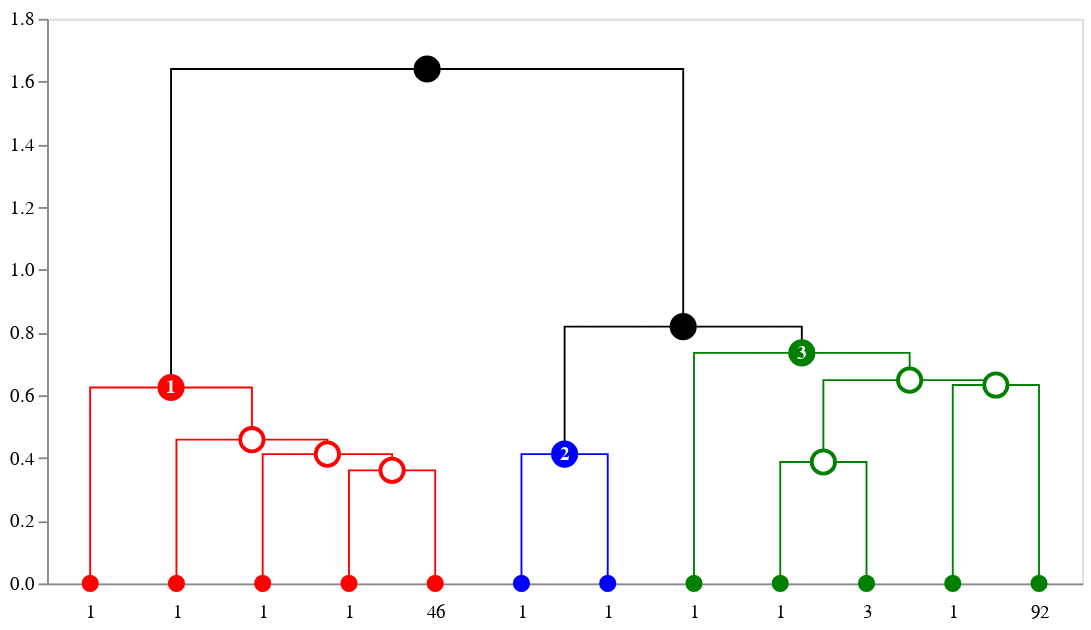

The notebook cell saved with this chart:
### Code cell
#create a dendrogram object
dendrogram = idd.create_dendrogram(link_color_func=cluster_painter)
to_altair(dendrogram=dendrogram, height=200, width=629)

### Figure 1 — Vega-Lite specification as saved in the notebook (floating-point values rounded to 4 significant figures)
{"layer": [{"data": {"name": "data-34fa3285cbefc09868605f8d0937d804"}, "mark": "line", "encoding": {"color": {"field": "fillcolor", "legend": null, "scale": null, "type": "nominal"}, "detail": {"field": "index", "type": "quantitative"}, "order": {"field": "_order_helper", "type": "quantitative"}, "strokeDash": {"field": "strokedash", "legend": null, "scale": null, "type": "nominal"}, "strokeOpacity": {"field": "strokeopacity", "legend": null, "scale": null, "type": "quantitative"}, "strokeWidth": {"field": "strokewidth", "legend": null, "scale": null, "type": "quantitative"}, "x": {"axis": {"grid": false, "labelAngle": 0, "labelExpr": "datum.value == 5.0 ? '1' : datum.value == 15.0 ? '1' : datum.value == 25.0 ? '1' : datum.value == 35.0 ? '1' : datum.value == 45.0 ? '46' : datum.value == 55.0 ? '1' : datum.value == 65.0 ? '1' : datum.value == 75.0 ? '1' : datum.value == 85.0 ? '1' : datum.value == 95.0 ? '3' : datum.value == 105.0 ? '1' : datum.value == 115.0 ? '92' : ''", "labelPadding": 10, "orient": "bottom", "ticks": false, "values": [5.0, 15.0, 25.0, 35.0, 45.0, 55.0, 65.0, 75.0, 85.0, 95.0, 105.0, 115.0]}, "field": "x", "title": null, "type": "quantitative"}, "y": {"axis": {"grid": false}, "field": "y", "scale": {"reverse": false, "type": "linear"}, "title": null, "type": "quantitative"}}}, {"layer": [{"layer": [{"mark": "point", "encoding": {"fill": {"field": "fillcolor", "scale": null, "type": "nominal"}, "opacity": {"field": "opacity", "scale": null, "type": "quantitative"}, "size": {"field": "size", "scale": null, "type": "quantitative"}, "stroke": {"field": "edgecolor", "scale": null, "type": "nominal"}, "tooltip": {"field": "hovertext", "type": "nominal"}, "x": {"axis": {"grid": false, "labelAngle": 0, "labelExpr": "datum.value == 5.0 ? '1' : datum.value == 15.0 ? '1' : datum.value == 25.0 ? '1' : datum.value == 35.0 ? '1' : datum.value == 45.0 ? '46' : datum.value == 55.0 ? '1' : datum.value == 65.0 ? '1' : datum.value == 75.0 ? '1' : datum.value == 85.0 ? '1' : datum.value == 95.0 ? '3' : datum.value == 105.0 ? '1' : datum.value == 115.0 ? '92' : ''", "labelPadding": 10, "orient": "bottom", "ticks": false, "values": [5.0, 15.0, 25.0, 35.0, 45.0, 55.0, 65.0, 75.0, 85.0, 95.0, 105.0, 115.0]}, "field": "x", "title": null, "type": "quantitative"}, "y": {"axis": {"grid": false}, "field": "y", "scale": {"reverse": false, "type": "linear"}, "title": null, "type": "quantitative"}}}, {"mark": {"type": "text", "fontWeight": "bold"}, "encoding": {"color": {"field": "labelcolor", "scale": null, "type": "nominal"}, "size": {"field": "labelsize", "scale": null, "type": "quantitative"}, "text": {"field": "label", "type": "nominal"}, "tooltip": {"field": "hovertext", "type": "nominal"}, "x": {"axis": {"grid": false, "labelAngle": 0, "labelExpr": "datum.value == 5.0 ? '1' : datum.value == 15.0 ? '1' : datum.value == 25.0 ? '1' : datum.value == 35.0 ? '1' : datum.value == 45.0 ? '46' : datum.value == 55.0 ? '1' : datum.value == 65.0 ? '1' : datum.value == 75.0 ? '1' : datum.value == 85.0 ? '1' : datum.value == 95.0 ? '3' : datum.value == 105.0 ? '1' : datum.value == 115.0 ? '92' : ''", "labelPadding": 10, "orient": "bottom", "ticks": false, "values": [5.0, 15.0, 25.0, 35.0, 45.0, 55.0, 65.0, 75.0, 85.0, 95.0, 105.0, 115.0]}, "field": "x", "title": null, "type": "quantitative"}, "y": {"axis": {"grid": false}, "field": "y", "scale": {"reverse": false, "type": "linear"}, "title": null, "type": "quantitative"}}}]}], "data": {"name": "data-546fe86ded4d986845be13162ab33dc9"}}], "height": 300, "width": 550, "$schema": "https://vega.github.io/schema/vega-lite/v4.17.0.json", "datasets": {"data-34fa3285cbefc09868605f8d0937d804": [{"index": 0, "x": 35.0, "y": 0.0, "fillcolor": "red", "id": 269, "children_id": [15, 263], "cluster_id": null, "strokewidth": 1.0, "strokedash": [1, 0], "strokeopacity": 1.0, "_order_helper": 0}, {"index": 0, "x": 35.0, "y": 0.3606, "fillcolor": "red", "id": 269, "children_id": [15, 263], "cluster_id": null, "strokewidth": 1.0, "strokedash": [1, 0], "strokeopacity": 1.0, "_order_helper": 1}, {"index": 0, "x": 45.0, "y": 0.3606, "fillcolor": "red", "id": 269, "children_id": [15, 263], "cluster_id": null, "strokewidth": 1.0, "strokedash": [1, 0], "strokeopacity": 1.0, "_order_helper": 2}, {"index": 0, "x": 45.0, "y": 0.0, "fillcolor": "red", "id": 269, "children_id": [15, 263], "cluster_id": null, "strokewidth": 1.0, "strokedash": [1, 0], "strokeopacity": 1.0, "_order_helper": 3}, {"index": 1, "x": 25.0, "y": 0.0, "fillcolor": "red", "id": 278, "children_id": [14, 269], "cluster_id": null, "strokewidth": 1.0, "strokedash": [1, 0], "strokeopacity": 1.0, "_order_helper": 0}, {"index": 1, "x": 25.0, "y": 0.4123, "fillcolor": "red", "id": 278, "children_id": [14, 269], "cluster_id": null, "strokewidth": 1.0, "strokedash": [1, 0], "strokeopacity": 1.0, "_order_helper": 1}, {"index": 1, "x": 40.0, "y": 0.4123, "fillcolor": "red", "id": 278, "children_id": [14, 269], "cluster_id": null, "strokewidth": 1.0, "strokedash": [1, 0], "strokeopacity": 1.0, "_order_helper": 2}, {"index": 1, "x": 40.0, "y": 0.3606, "fillcolor": "red", "id": 278, "children_id": [14, 269], "cluster_id": null, "strokewidth": 1.0, "strokedash": [1, 0], "strokeopacity": 1.0, "_order_helper": 3}, {"index": 2, "x": 15.0, "y": 0.0, "fillcolor": "red", "id": 285, "children_id": [22, 278], "cluster_id": null, "strokewidth": 1.0, "strokedash": [1, 0], "strokeopacity": 1.0, "_order_helper": 0}, {"index": 2, "x": 15.0, "y": 0.4583, "fillcolor": "red", "id": 285, "children_id": [22, 278], "cluster_id": null, "strokewidth": 1.0, "strokedash": [1, 0], "strokeopacity": 1.0, "_order_helper": 1}, {"index": 2, "x": 32.5, "y": 0.4583, "fillcolor": "red", "id": 285, "children_id": [22, 278], "cluster_id": null, "strokewidth": 1.0, "strokedash": [1, 0], "strokeopacity": 1.0, "_order_helper": 2}, {"index": 2, "x": 32.5, "y": 0.4123, "fillcolor": "red", "id": 285, "children_id": [22, 278], "cluster_id": null, "strokewidth": 1.0, "strokedash": [1, 0], "strokeopacity": 1.0, "_order_helper": 3}, {"index": 3, "x": 5.0, "y": 0.0, "fillcolor": "red", "id": 293, "children_id": [41, 285], "cluster_id": 1.0, "strokewidth": 1.0, "strokedash": [1, 0], "strokeopacity": 1.0, "_order_helper": 0}, {"index": 3, "x": 5.0, "y": 0.6245, "fillcolor": "red", "id": 293, "children_id": [41, 285], "cluster_id": 1.0, "strokewidth": 1.0, "strokedash": [1, 0], "strokeopacity": 1.0, "_order_helper": 1}, {"index": 3, "x": 23.75, "y": 0.6245, "fillcolor": "red", "id": 293, "children_id": [41, 285], "cluster_id": 1.0, "strokewidth": 1.0, "strokedash": [1, 0], "strokeopacity": 1.0, "_order_helper": 2}, {"index": 3, "x": 23.75, "y": 0.4583, "fillcolor": "red", "id": 293, "children_id": [41, 285], "cluster_id": 1.0, "strokewidth": 1.0, "strokedash": [1, 0], "strokeopacity": 1.0, "_order_helper": 3}, {"index": 4, "x": 55.0, "y": 0.0, "fillcolor": "blue", "id": 279, "children_id": [117, 131], "cluster_id": 2.0, "strokewidth": 1.0, "strokedash": [1, 0], "strokeopacity": 1.0, "_order_helper": 0}, {"index": 4, "x": 55.0, "y": 0.4123, "fillcolor": "blue", "id": 279, "children_id": [117, 131], "cluster_id": 2.0, "strokewidth": 1.0, "strokedash": [1, 0], "strokeopacity": 1.0, "_order_helper": 1}, {"index": 4, "x": 65.0, "y": 0.4123, "fillcolor": "blue", "id": 279, "children_id": [117, 131], "cluster_id": 2.0, "strokewidth": 1.0, "strokedash": [1, 0], "strokeopacity": 1.0, "_order_helper": 2}, {"index": 4, "x": 65.0, "y": 0.0, "fillcolor": "blue", "id": 279, "children_id": [117, 131], "cluster_id": 2.0, "strokewidth": 1.0, "strokedash": [1, 0], "strokeopacity": 1.0, "_order_helper": 3}, {"index": 5, "x": 85.0, "y": 0.0, "fillcolor": "green", "id": 273, "children_id": [98, 265], "cluster_id": null, "strokewidth": 1.0, "strokedash": [1, 0], "strokeopacity": 1.0, "_order_helper": 0}, {"index": 5, "x": 85.0, "y": 0.3873, "fillcolor": "green", "id": 273, "children_id": [98, 265], "cluster_id": null, "strokewidth": 1.0, "strokedash": [1, 0], "strokeopacity": 1.0, "_order_helper": 1}, {"index": 5, "x": 95.0, "y": 0.3873, "fillcolor": "green", "id": 273, "children_id": [98, 265], "cluster_id": null, "strokewidth": 1.0, "strokedash": [1, 0], "strokeopacity": 1.0, "_order_helper": 2}, {"index": 5, "x": 95.0, "y": 0.0, "fillcolor": "green", "id": 273, "children_id": [98, 265], "cluster_id": null, "strokewidth": 1.0, "strokedash": [1, 0], "strokeopacity": 1.0, "_order_helper": 3}, {"index": 6, "x": 105.0, "y": 0.0, "fillcolor": "green", "id": 294, "children_id": [109, 292], "cluster_id": null, "strokewidth": 1.0, "strokedash": [1, 0], "strokeopacity": 1.0, "_order_helper": 0}, {"index": 6, "x": 105.0, "y": 0.6325, "fillcolor": "green", "id": 294, "children_id": [109, 292], "cluster_id": null, "strokewidth": 1.0, "strokedash": [1, 0], "strokeopacity": 1.0, "_order_helper": 1}, {"index": 6, "x": 115.0, "y": 0.6325, "fillcolor": "green", "id": 294, "children_id": [109, 292], "cluster_id": null, "strokewidth": 1.0, "strokedash": [1, 0], "strokeopacity": 1.0, "_order_helper": 2}, {"index": 6, "x": 115.0, "y": 0.0, "fillcolor": "green", "id": 294, "children_id": [109, 292], "cluster_id": null, "strokewidth": 1.0, "strokedash": [1, 0], "strokeopacity": 1.0, "_order_helper": 3}, {"index": 7, "x": 90.0, "y": 0.3873, "fillcolor": "green", "id": 295, "children_id": [273, 294], "cluster_id": null, "strokewidth": 1.0, "strokedash": [1, 0], "strokeopacity": 1.0, "_order_helper": 0}, {"index": 7, "x": 90.0, "y": 0.6481, "fillcolor": "green", "id": 295, "children_id": [273, 294], "cluster_id": null, "strokewidth": 1.0, "strokedash": [1, 0], "strokeopacity": 1.0, "_order_helper": 1}, {"index": 7, "x": 110.0, "y": 0.6481, "fillcolor": "green", "id": 295, "children_id": [273, 294], "cluster_id": null, "strokewidth": 1.0, "strokedash": [1, 0], "strokeopacity": 1.0, "_order_helper": 2}, {"index": 7, "x": 110.0, "y": 0.6325, "fillcolor": "green", "id": 295, "children_id": [273, 294], "cluster_id": null, "strokewidth": 1.0, "strokedash": [1, 0], "strokeopacity": 1.0, "_order_helper": 3}, {"index": 8, "x": 75.0, "y": 0.0, "fillcolor": "green", "id": 296, "children_id": [106, 295], "cluster_id": 3.0, "strokewidth": 1.0, "strokedash": [1, 0], "strokeopacity": 1.0, "_order_helper": 0}, {"index": 8, "x": 75.0, "y": 0.7348, "fillcolor": "green", "id": 296, "children_id": [106, 295], "cluster_id": 3.0, "strokewidth": 1.0, "strokedash": [1, 0], "strokeopacity": 1.0, "_order_helper": 1}, {"index": 8, "x": 100.0, "y": 0.7348, "fillcolor": "green", "id": 296, "children_id": [106, 295], "cluster_id": 3.0, "strokewidth": 1.0, "strokedash": [1, 0], "strokeopacity": 1.0, "_order_helper": 2}, {"index": 8, "x": 100.0, "y": 0.6481, "fillcolor": "green", "id": 296, "children_id": [106, 295], "cluster_id": 3.0, "strokewidth": 1.0, "strokedash": [1, 0], "strokeopacity": 1.0, "_order_helper": 3}, {"index": 9, "x": 60.0, "y": 0.4123, "fillcolor": "black", "id": 297, "children_id": [279, 296], "cluster_id": null, "strokewidth": 1.0, "strokedash": [1, 0], "strokeopacity": 1.0, "_order_helper": 0}, {"index": 9, "x": 60.0, "y": 0.8185, "fillcolor": "black", "id": 297, "children_id": [279, 296], "cluster_id": null, "strokewidth": 1.0, "strokedash": [1, 0], "strokeopacity": 1.0, "_order_helper": 1}, {"index": 9, "x": 87.5, "y": 0.8185, "fillcolor": "black", "id": 297, "children_id": [279, 296], "cluster_id": null, "strokewidth": 1.0, "strokedash": [1, 0], "strokeopacity": 1.0, "_order_helper": 2}, {"index": 9, "x": 87.5, "y": 0.7348, "fillcolor": "black", "id": 297, "children_id": [279, 296], "cluster_id": null, "strokewidth": 1.0, "strokedash": [1, 0], "strokeopacity": 1.0, "_order_helper": 3}, {"index": 10, "x": 14.38, "y": 0.6245, "fillcolor": "black", "id": 298, "children_id": [293, 297], "cluster_id": null, "strokewidth": 1.0, "strokedash": [1, 0], "strokeopacity": 1.0, "_order_helper": 0}, {"index": 10, "x": 14.38, "y": 1.64, "fillcolor": "black", "id": 298, "children_id": [293, 297], "cluster_id": null, "strokewidth": 1.0, "strokedash": [1, 0], "strokeopacity": 1.0, "_order_helper": 1}, {"index": 10, "x": 73.75, "y": 1.64, "fillcolor": "black", "id": 298, "children_id": [293, 297], "cluster_id": null, "strokewidth": 1.0, "strokedash": [1, 0], "strokeopacity": 1.0, "_order_helper": 2}, {"index": 10, "x": 73.75, "y": 0.8185, "fillcolor": "black", "id": 298, "children_id": [293, 297], "cluster_id": null, "strokewidth": 1.0, "strokedash": [1, 0], "strokeopacity": 1.0, "_order_helper": 3}], "data-546fe86ded4d986845be13162ab33dc9": [{"x": 5.0, "y": 0.0, "type": "leaf", "id": 41, "cluster_id": null, "edgecolor": "red", "label": "", "hovertext": {"# of items": "1", "linkage id": 41}, "fillcolor": "red", "radius": 4.0, "opacity": 1.0, "labelsize": 10.0, "labelcolor": "#fff", "_default_leaf_radius": 4.0, "_default_leaf_radius_if_cluster": 7.0, "size": 50.27}, {"x": 15.0, "y": 0.0, "type": "leaf", "id": 22, "cluster_id": null, "edgecolor": "red", "label": "", "hovertext": {"# of items": "1", "linkage id": 22}, "fillcolor": "red", "radius": 4.0, "opacity": 1.0, "labelsize": 10.0, "labelcolor": "#fff", "_default_leaf_radius": 4.0, "_default_leaf_radius_if_cluster": 7.0, "size": 50.27}, {"x": 25.0, "y": 0.0, "type": "leaf", "id": 14, "cluster_id": null, "edgecolor": "red", "label": "", "hovertext": {"# of items": "1", "linkage id": 14}, "fillcolor": "red", "radius": 4.0, "opacity": 1.0, "labelsize": 10.0, "labelcolor": "#fff", "_default_leaf_radius": 4.0, "_default_leaf_radius_if_cluster": 7.0, "size": 50.27}, {"x": 35.0, "y": 0.0, "type": "leaf", "id": 15, "cluster_id": null, "edgecolor": "red", "label": "", "hovertext": {"# of items": "1", "linkage id": 15}, "fillcolor": "red", "radius": 4.0, "opacity": 1.0, "labelsize": 10.0, "labelcolor": "#fff", "_default_leaf_radius": 4.0, "_default_leaf_radius_if_cluster": 7.0, "size": 50.27}, {"x": 45.0, "y": 0.0, "type": "leaf", "id": 263, "cluster_id": null, "edgecolor": "red", "label": "", "hovertext": {"# of items": "46", "linkage id": 263}, "fillcolor": "red", "radius": 4.0, "opacity": 1.0, "labelsize": 10.0, "labelcolor": "#fff", "_default_leaf_radius": 4.0, "_default_leaf_radius_if_cluster": 7.0, "size": 50.27}, {"x": 55.0, "y": 0.0, "type": "leaf", "id": 117, "cluster_id": null, "edgecolor": "blue", "label": "", "hovertext": {"# of items": "1", "linkage id": 117}, "fillcolor": "blue", "radius": 4.0, "opacity": 1.0, "labelsize": 10.0, "labelcolor": "#fff", "_default_leaf_radius": 4.0, "_default_leaf_radius_if_cluster": 7.0, "size": 50.27}, {"x": 65.0, "y": 0.0, "type": "leaf", "id": 131, "cluster_id": null, "edgecolor": "blue", "label": "", "hovertext": {"# of items": "1", "linkage id": 131}, "fillcolor": "blue", "radius": 4.0, "opacity": 1.0, "labelsize": 10.0, "labelcolor": "#fff", "_default_leaf_radius": 4.0, "_default_leaf_radius_if_cluster": 7.0, "size": 50.27}, {"x": 75.0, "y": 0.0, "type": "leaf", "id": 106, "cluster_id": null, "edgecolor": "green", "label": "", "hovertext": {"# of items": "1", "linkage id": 106}, "fillcolor": "green", "radius": 4.0, "opacity": 1.0, "labelsize": 10.0, "labelcolor": "#fff", "_default_leaf_radius": 4.0, "_default_leaf_radius_if_cluster": 7.0, "size": 50.27}, {"x": 85.0, "y": 0.0, "type": "leaf", "id": 98, "cluster_id": null, "edgecolor": "green", "label": "", "hovertext": {"# of items": "1", "linkage id": 98}, "fillcolor": "green", "radius": 4.0, "opacity": 1.0, "labelsize": 10.0, "labelcolor": "#fff", "_default_leaf_radius": 4.0, "_default_leaf_radius_if_cluster": 7.0, "size": 50.27}, {"x": 95.0, "y": 0.0, "type": "leaf", "id": 265, "cluster_id": null, "edgecolor": "green", "label": "", "hovertext": {"# of items": "3", "linkage id": 265}, "fillcolor": "green", "radius": 4.0, "opacity": 1.0, "labelsize": 10.0, "labelcolor": "#fff", "_default_leaf_radius": 4.0, "_default_leaf_radius_if_cluster": 7.0, "size": 50.27}, {"x": 105.0, "y": 0.0, "type": "leaf", "id": 109, "cluster_id": null, "edgecolor": "green", "label": "", "hovertext": {"# of items": "1", "linkage id": 109}, "fillcolor": "green", "radius": 4.0, "opacity": 1.0, "labelsize": 10.0, "labelcolor": "#fff", "_default_leaf_radius": 4.0, "_default_leaf_radius_if_cluster": 7.0, "size": 50.27}, {"x": 115.0, "y": 0.0, "type": "leaf", "id": 292, "cluster_id": null, "edgecolor": "green", "label": "", "hovertext": {"# of items": "92", "linkage id": 292}, "fillcolor": "green", "radius": 4.0, "opacity": 1.0, "labelsize": 10.0, "labelcolor": "#fff", "_default_leaf_radius": 4.0, "_default_leaf_radius_if_cluster": 7.0, "size": 50.27}, {"x": 40.0, "y": 0.3606, "type": "subcluster", "id": 269, "cluster_id": null, "edgecolor": "red", "label": "", "hovertext": {"# of items": "47", "linkage id": 269}, "fillcolor": "#fff", "radius": 7.0, "opacity": 1.0, "labelsize": 10.0, "labelcolor": "#fff", "_default_leaf_radius": 4.0, "_default_leaf_radius_if_cluster": 7.0, "size": 153.9}, {"x": 32.5, "y": 0.4123, "type": "subcluster", "id": 278, "cluster_id": null, "edgecolor": "red", "label": "", "hovertext": {"# of items": "48", "linkage id": 278}, "fillcolor": "#fff", "radius": 7.0, "opacity": 1.0, "labelsize": 10.0, "labelcolor": "#fff", "_default_leaf_radius": 4.0, "_default_leaf_radius_if_cluster": 7.0, "size": 153.9}, {"x": 23.75, "y": 0.4583, "type": "subcluster", "id": 285, "cluster_id": null, "edgecolor": "red", "label": "", "hovertext": {"# of items": "49", "linkage id": 285}, "fillcolor": "#fff", "radius": 7.0, "opacity": 1.0, "labelsize": 10.0, "labelcolor": "#fff", "_default_leaf_radius": 4.0, "_default_leaf_radius_if_cluster": 7.0, "size": 153.9}, {"x": 14.38, "y": 0.6245, "type": "cluster", "id": 293, "cluster_id": 1.0, "edgecolor": "red", "label": "1", "hovertext": {"# of items": "50", "linkage id": 293}, "fillcolor": "red", "radius": 7.0, "opacity": 1.0, "labelsize": 10.0, "labelcolor": "#fff", "_default_leaf_radius": 4.0, "_default_leaf_radius_if_cluster": 7.0, "size": 153.9}, {"x": 60.0, "y": 0.4123, "type": "cluster", "id": 279, "cluster_id": 2.0, "edgecolor": "blue", "label": "2", "hovertext": {"# of items": "2", "linkage id": 279}, "fillcolor": "blue", "radius": 7.0, "opacity": 1.0, "labelsize": 10.0, "labelcolor": "#fff", "_default_leaf_radius": 4.0, "_default_leaf_radius_if_cluster": 7.0, "size": 153.9}, {"x": 90.0, "y": 0.3873, "type": "subcluster", "id": 273, "cluster_id": null, "edgecolor": "green", "label": "", "hovertext": {"# of items": "4", "linkage id": 273}, "fillcolor": "#fff", "radius": 7.0, "opacity": 1.0, "labelsize": 10.0, "labelcolor": "#fff", "_default_leaf_radius": 4.0, "_default_leaf_radius_if_cluster": 7.0, "size": 153.9}, {"x": 110.0, "y": 0.6325, "type": "subcluster", "id": 294, "cluster_id": null, "edgecolor": "green", "label": "", "hovertext": {"# of items": "93", "linkage id": 294}, "fillcolor": "#fff", "radius": 7.0, "opacity": 1.0, "labelsize": 10.0, "labelcolor": "#fff", "_default_leaf_radius": 4.0, "_default_leaf_radius_if_cluster": 7.0, "size": 153.9}, {"x": 100.0, "y": 0.6481, "type": "subcluster", "id": 295, "cluster_id": null, "edgecolor": "green", "label": "", "hovertext": {"# of items": "97", "linkage id": 295}, "fillcolor": "#fff", "radius": 7.0, "opacity": 1.0, "labelsize": 10.0, "labelcolor": "#fff", "_default_leaf_radius": 4.0, "_default_leaf_radius_if_cluster": 7.0, "size": 153.9}, {"x": 87.5, "y": 0.7348, "type": "cluster", "id": 296, "cluster_id": 3.0, "edgecolor": "green", "label": "3", "hovertext": {"# of items": "98", "linkage id": 296}, "fillcolor": "green", "radius": 7.0, "opacity": 1.0, "labelsize": 10.0, "labelcolor": "#fff", "_default_leaf_radius": 4.0, "_default_leaf_radius_if_cluster": 7.0, "size": 153.9}, {"x": 73.75, "y": 0.8185, "type": "supercluster", "id": 297, "cluster_id": null, "edgecolor": "black", "label": "", "hovertext": {"# of items": "100", "linkage id": 297}, "fillcolor": "black", "radius": 7.0, "opacity": 1.0, "labelsize": 10.0, "labelcolor": "#fff", "_default_leaf_radius": 4.0, "_default_leaf_radius_if_cluster": 7.0, "size": 153.9}, {"x": 44.06, "y": 1.64, "type": "supercluster", "id": 298, "cluster_id": null, "edgecolor": "black", "label": "", "hovertext": {"# of items": "150", "linkage id": 298}, "fillcolor": "black", "radius": 7.0, "opacity": 1.0, "labelsize": 10.0, "labelcolor": "#fff", "_default_leaf_radius": 4.0, "_default_leaf_radius_if_cluster": 7.0, "size": 153.9}]}}
